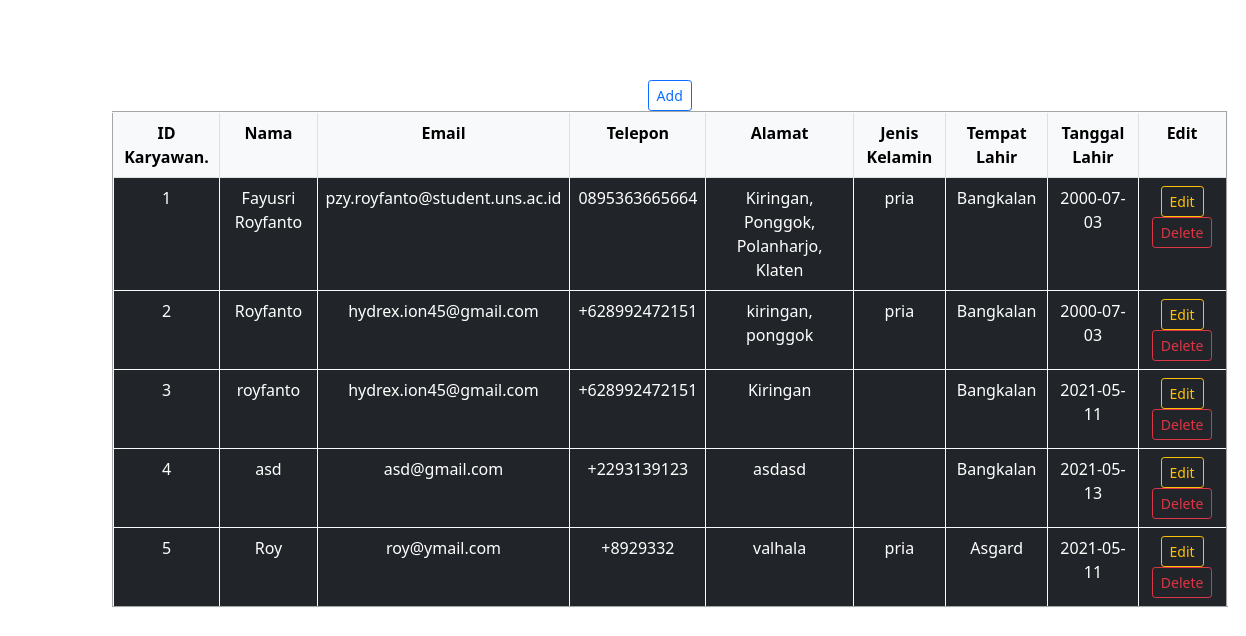
The page / on the database its author committed.
### tables this page shows
CREATE TABLE `data_karyawan` (
  `id_karyawan` int(10) NOT NULL,
  `nama` varchar(255) NOT NULL,
  `email` varchar(255) NOT NULL,
  `telepon` varchar(15) NOT NULL,
  `alamat` text NOT NULL,
  `jenis kelamin` enum('pria','wanita') NOT NULL,
  `tempat lahir` varchar(100) NOT NULL,
  `tanggal lahir` date NOT NULL
);

### index.php (the view, shortened to what this page needs)
<!doctype html>
<html lang="en">
  <head>
    <link href="https://cdn.jsdelivr.net/npm/bootstrap@5.0.0-beta3/dist/css/bootstrap.min.css" rel="stylesheet">
    <?php
    include_once("dbconnect.php");
    $result = mysqli_query($mysqli, "SELECT * FROM data_karyawan ORDER BY id_karyawan ASC");
    ?>
  </head>
  <body>
    <div class="container container-fluid" style="position: absolute; top:10%; left:8%;z-index: 2;transform;width: 100%; text-align:center;color: white;">
    <a class='btn btn-outline-primary btn-sm' name='add' href='add.php'>Add</a>
    <br>
    <table border='2' class="table table-dark table-bordered border-light">
        <tr class='table-light'>
        <th>ID Karyawan.</th>
        <th>Nama</th>
        <th>Email</th>
        <th>Telepon</th>
        <th>Alamat</th>
        <th>Jenis Kelamin</th>
        <th>Tempat Lahir</th>
        <th>Tanggal Lahir</th>
        <th>Edit</th>
        </tr>
        <?php
        while($row = mysqli_fetch_assoc($result)){
            echo"<tr>";
            echo"<td>{$row['id_karyawan']}</td>";
            echo"<td>{$row['nama']}</td>";
            echo"<td>{$row['email']}</td>";
            echo"<td>{$row['telepon']}</td>";
            echo"<td>{$row['alamat']}</td>";
            echo"<td>{$row['jenis kelamin']}</td>";
            echo"<td>{$row['tempat lahir']}</td>";
            echo"<td>{$row['tanggal lahir']}</td>";
            echo"<td><a class='btn btn-outline-warning btn-sm' name='edit' href='edit.php'>Edit</a>
            <a class='btn btn-outline-danger btn-sm' name='delete' href='delete.php'>Delete</a></td>";
        }
        ?>
        </table>
    </div>
  </body>
</html>

### rows shown on the page
data_karyawan: id_karyawan "1", nama "Fayusri Royfanto", email "pzy.royfanto@student.uns.ac.id", telepon "0895363665664", alamat "Kiringan, Ponggok, Polanharjo, Klaten", jenis kelamin "pria", tempat lahir "Bangkalan", tanggal lahir "2000-07-03"
data_karyawan: id_karyawan "2", nama "Royfanto", email "hydrex.ion45@gmail.com", telepon "+628992472151", alamat "kiringan, ponggok", jenis kelamin "pria", tempat lahir "Bangkalan", tanggal lahir "2000-07-03"
data_karyawan: id_karyawan "3", nama "royfanto", email "hydrex.ion45@gmail.com", telepon "+628992472151", alamat "Kiringan", tempat lahir "Bangkalan", tanggal lahir "2021-05-11"
data_karyawan: id_karyawan "4", nama "asd", email "asd@gmail.com", telepon "+2293139123", alamat "asdasd", tempat lahir "Bangkalan", tanggal lahir "2021-05-13"
data_karyawan: id_karyawan "5", nama "Roy", email "roy@ymail.com", telepon "+8929332", alamat "valhala", jenis kelamin "pria", tempat lahir "Asgard", tanggal lahir "2021-05-11"
